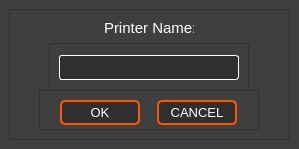
<?xml version="1.0" encoding="UTF-8"?>
<ui version="4.0">
 <class>New_Printer</class>
 <widget class="QWidget" name="New_Printer">
  <property name="geometry">
   <rect>
    <x>0</x>
    <y>0</y>
    <width>299</width>
    <height>149</height>
   </rect>
  </property>
  <property name="minimumSize">
   <size>
    <width>299</width>
    <height>140</height>
   </size>
  </property>
  <property name="maximumSize">
   <size>
    <width>299</width>
    <height>149</height>
   </size>
  </property>
  <property name="windowTitle">
   <string>Form</string>
  </property>
  <property name="styleSheet">
   <string notr="true">color: rgb(255, 255, 255);
background-color: rgb(63, 63, 63);</string>
  </property>
  <widget class="QFrame" name="frame_2">
   <property name="geometry">
    <rect>
     <x>9</x>
     <y>9</y>
     <width>281</width>
     <height>131</height>
    </rect>
   </property>
   <property name="minimumSize">
    <size>
     <width>281</width>
     <height>131</height>
    </size>
   </property>
   <property name="maximumSize">
    <size>
     <width>281</width>
     <height>131</height>
    </size>
   </property>
   <property name="frameShape">
    <enum>QFrame::StyledPanel</enum>
   </property>
   <property name="frameShadow">
    <enum>QFrame::Raised</enum>
   </property>
   <widget class="QLabel" name="label">
    <property name="geometry">
     <rect>
      <x>95</x>
      <y>10</y>
      <width>90</width>
      <height>18</height>
     </rect>
    </property>
    <property name="maximumSize">
     <size>
      <width>100</width>
      <height>50</height>
     </size>
    </property>
    <property name="font">
     <font>
      <pointsize>11</pointsize>
     </font>
    </property>
    <property name="text">
     <string>Printer Name:</string>
    </property>
   </widget>
   <widget class="QFrame" name="frame_3">
    <property name="geometry">
     <rect>
      <x>40</x>
      <y>34</y>
      <width>200</width>
      <height>50</height>
     </rect>
    </property>
    <property name="minimumSize">
     <size>
      <width>200</width>
      <height>50</height>
     </size>
    </property>
    <property name="maximumSize">
     <size>
      <width>200</width>
      <height>50</height>
     </size>
    </property>
    <property name="frameShape">
     <enum>QFrame::StyledPanel</enum>
    </property>
    <property name="frameShadow">
     <enum>QFrame::Raised</enum>
    </property>
    <layout class="QGridLayout" name="gridLayout">
     <item row="0" column="0">
      <widget class="QPlainTextEdit" name="input_name">
       <property name="sizePolicy">
        <sizepolicy hsizetype="Fixed" vsizetype="Fixed">
         <horstretch>0</horstretch>
         <verstretch>0</verstretch>
        </sizepolicy>
       </property>
       <property name="minimumSize">
        <size>
         <width>180</width>
         <height>25</height>
        </size>
       </property>
       <property name="maximumSize">
        <size>
         <width>180</width>
         <height>25</height>
        </size>
       </property>
       <property name="font">
        <font>
         <pointsize>10</pointsize>
        </font>
       </property>
       <property name="styleSheet">
        <string notr="true">QPlainTextEdit{
background-color: rgb(47, 47, 47);
color: rgb(255, 255, 255);
border-style: solid;
border-radius:3px;
border-width:1px; 
border-color:white;
}
QPlainTextEdit:hover{
border-color: rgb(85, 170, 255);
}
QPlainTextEdit:focus{
border-color: rgb(85, 170, 255);
}
QPlainTextEdit:disabled {
background-color: rgb(63, 63, 63);
color: rgb(0, 0, 0);
border-color:rgb(120, 120, 120)
}</string>
       </property>
       <property name="verticalScrollBarPolicy">
        <enum>Qt::ScrollBarAlwaysOff</enum>
       </property>
       <property name="horizontalScrollBarPolicy">
        <enum>Qt::ScrollBarAlwaysOff</enum>
       </property>
      </widget>
     </item>
    </layout>
   </widget>
   <widget class="QFrame" name="frame_4">
    <property name="geometry">
     <rect>
      <x>30</x>
      <y>81</y>
      <width>220</width>
      <height>40</height>
     </rect>
    </property>
    <property name="minimumSize">
     <size>
      <width>220</width>
      <height>40</height>
     </size>
    </property>
    <property name="maximumSize">
     <size>
      <width>220</width>
      <height>40</height>
     </size>
    </property>
    <property name="frameShape">
     <enum>QFrame::StyledPanel</enum>
    </property>
    <property name="frameShadow">
     <enum>QFrame::Raised</enum>
    </property>
    <layout class="QHBoxLayout" name="horizontalLayout">
     <item>
      <widget class="QPushButton" name="ok_printer">
       <property name="minimumSize">
        <size>
         <width>80</width>
         <height>25</height>
        </size>
       </property>
       <property name="maximumSize">
        <size>
         <width>80</width>
         <height>25</height>
        </size>
       </property>
       <property name="font">
        <font>
         <pointsize>10</pointsize>
         <weight>50</weight>
         <bold>false</bold>
        </font>
       </property>
       <property name="styleSheet">
        <string notr="true">QPushButton {
background-color:rgb(47, 47, 47);
color: rgb(255, 255, 255);
border-style: solid;
border-radius:5px;
border-width:2px; 
border-color:rgb(255, 85, 0);
}
QPushButton:hover {
border-width:3px; 
border-color:rgb(255, 115, 30);
}
QPushButton:pressed {
background-color:rgb(255, 115, 30);
border-color: rgb(255, 195, 110);
border-width: 4px;     
}
QPushButton:disabled{
background-color: rgb(255, 149, 62);
color: rgb(83, 83, 83);
border-color:rgb(83, 83, 83);
}

</string>
       </property>
       <property name="text">
        <string>OK</string>
       </property>
      </widget>
     </item>
     <item>
      <widget class="QPushButton" name="cancel_printer">
       <property name="minimumSize">
        <size>
         <width>80</width>
         <height>25</height>
        </size>
       </property>
       <property name="maximumSize">
        <size>
         <width>80</width>
         <height>25</height>
        </size>
       </property>
       <property name="font">
        <font>
         <pointsize>10</pointsize>
        </font>
       </property>
       <property name="styleSheet">
        <string notr="true">QPushButton {
background-color:rgb(47, 47, 47);
color: rgb(255, 255, 255);
border-style: solid;
border-radius:5px;
border-width:2px; 
border-color:rgb(255, 85, 0);
}
QPushButton:hover {
border-width:3px; 
border-color:rgb(255, 115, 30);
}
QPushButton:pressed {
background-color:rgb(255, 115, 30);
border-color: rgb(255, 195, 110);
border-width: 4px;     
}
QPushButton:disabled{
background-color: rgb(255, 149, 62);
color: rgb(83, 83, 83);
border-color:rgb(83, 83, 83);
}

</string>
       </property>
       <property name="text">
        <string>CANCEL</string>
       </property>
      </widget>
     </item>
    </layout>
   </widget>
  </widget>
 </widget>
 <resources/>
 <connections/>
</ui>
